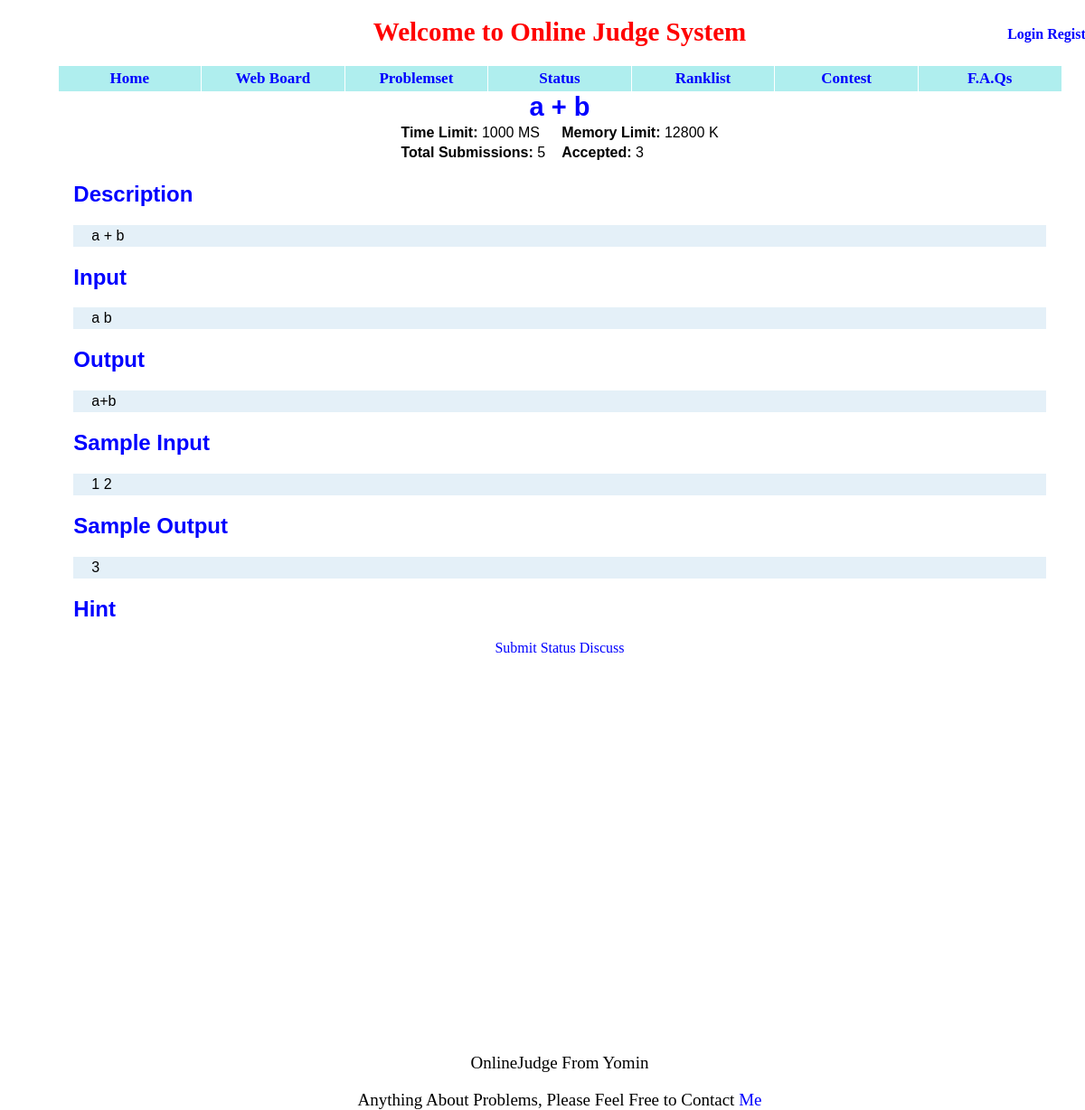
The page /showproblem/pid=1/ on the database as committed earlier.
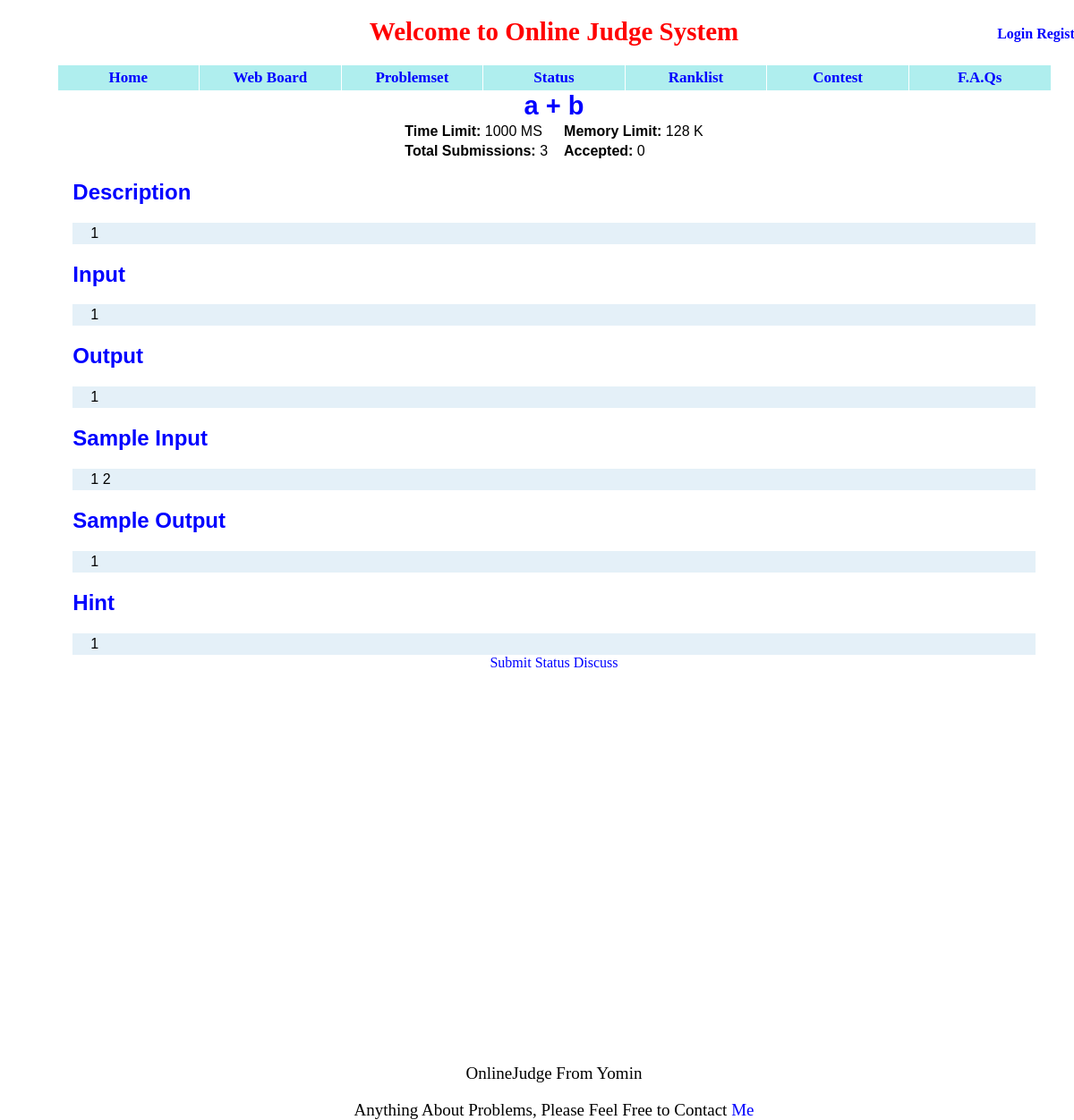
The same page on the database as committed later.
### appfile/models.py (models this page shows, shortened)
class Problem(db.Model):
    pid = db.Column(db.Integer, primary_key=True)
    title = db.Column(db.String(299))
    description = db.Column(db.Text)
    pinput = db.Column(db.Text)
    poutput = db.Column(db.Text)
    sinput = db.Column(db.Text)
    soutput = db.Column(db.Text)
    hint = db.Column(db.Text)
    time_limit = db.Column(db.Integer)
    memory_limit = db.Column(db.Integer)
    ac_count = db.Column(db.Integer, default = 0)
    submit_count = db.Column(db.Integer, default = 0)
    visable = db.Column(db.Boolean, default = True)

### appfile/views.py (the view)
@app.route('/showproblem/pid=<int:pid>/')
def show_problem(pid):
    problem = Problem.query.get(pid)
    return render_template('showproblem.html', problem=problem)

### appfile/views.py (called while the page is built)
@app.before_request
def before_request():
    g.user = current_user
    if g.user.is_authenticated():
        g.url = url_for('userinfo',userID = g.user.userID)

### appfile/templates/showproblem.html
{% extends "base.html" %}
{% block content %}
<div id="problem">
     <center><span style="font-size:29px; font-weight:bold; color:blue"> {{ problem.title }} </span></center>
     <table>
         <tr>
             <td><b>Time Limit:</b> {{ problem.time_limit }} MS </td>
             <td width="10px"></td>
             <td><b>Memory Limit:</b> {{ problem.memory_limit}} K </td>
         </tr>
         <tr>
             <td><b> Total Submissions: </b> {{ problem.submit_count }} </td>
             <td width="10px"></td>
             <td><b> Accepted: </b> {{ problem.ac_count }} </td>
         </tr>
     </table>
    <h2> Description </h2>
    <div>
        {% autoescape false %}
        {{ problem.description }}
        {% endautoescape %}
    </div>
    <h2> Input </h2>
    <div>
        {% autoescape false %}
        {{ problem.pinput }}
        {% endautoescape %}
    </div>
    <h2> Output </h2>
    <div>
        {% autoescape false %}
        {{ problem.poutput }}
        {% endautoescape %}
    </div>
    <h2> Sample Input </h2>
    <div>
        {% autoescape false %}
        {{ problem.sinput }}
        {% endautoescape %}
    </div>
    <h2> Sample Output </h2>
    <div>
        {% autoescape false %}
        {{ problem.soutput }}
        {% endautoescape %}
    </div>
    <h2> Hint </h2>
    <div>
        {% autoescape false %}
        {{ problem.hint }}
        {% endautoescape %}
    </div>
</div>
<center>
    <a href={{ url_for('submit_problem', pid = problem.pid) }}> Submit </a>
    <a href={{ url_for('problemstatus', pid = problem.pid) }}> Status </a>
    <a href={{ url_for('discuss', pid = problem.pid) }}> Discuss </a>
</center>
{% endblock %}

Rows that differ between the two databases and show on the page:
changed Problem: memory_limit "12800" → "128"; submit_count "5" → "3"; ac_count "3" → "0"; description "a + b" → "1"; pinput "a b" → "1"; poutput "a+b" → "1"; soutput "3" → "1"; hint (not shown) → "1"
